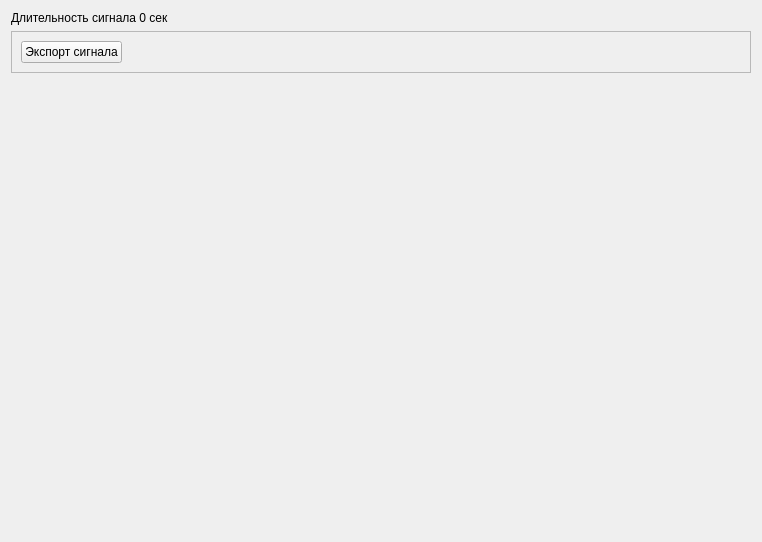
<?xml version="1.0" encoding="UTF-8"?>
<ui version="4.0">
 <class>BedsideScalesTestVisualize</class>
 <widget class="QWidget" name="BedsideScalesTestVisualize">
  <property name="geometry">
   <rect>
    <x>0</x>
    <y>0</y>
    <width>762</width>
    <height>542</height>
   </rect>
  </property>
  <property name="windowTitle">
   <string>Form</string>
  </property>
  <layout class="QVBoxLayout" name="verticalLayout">
   <item>
    <widget class="QLabel" name="lblSignalSize">
     <property name="text">
      <string>Длительность сигнала 0 сек</string>
     </property>
    </widget>
   </item>
   <item>
    <widget class="QFrame" name="frSignalExport">
     <property name="frameShape">
      <enum>QFrame::StyledPanel</enum>
     </property>
     <property name="frameShadow">
      <enum>QFrame::Raised</enum>
     </property>
     <layout class="QHBoxLayout" name="horizontalLayout">
      <item>
       <widget class="QPushButton" name="btnSignalExport">
        <property name="text">
         <string>Экспорт сигнала</string>
        </property>
       </widget>
      </item>
      <item>
       <spacer name="horizontalSpacer">
        <property name="orientation">
         <enum>Qt::Horizontal</enum>
        </property>
        <property name="sizeHint" stdset="0">
         <size>
          <width>40</width>
          <height>20</height>
         </size>
        </property>
       </spacer>
      </item>
     </layout>
    </widget>
   </item>
   <item>
    <spacer name="verticalSpacer">
     <property name="orientation">
      <enum>Qt::Vertical</enum>
     </property>
     <property name="sizeHint" stdset="0">
      <size>
       <width>20</width>
       <height>40</height>
      </size>
     </property>
    </spacer>
   </item>
  </layout>
 </widget>
 <resources/>
 <connections>
  <connection>
   <sender>btnSignalExport</sender>
   <signal>clicked()</signal>
   <receiver>BedsideScalesTestVisualize</receiver>
   <slot>signalExport()</slot>
   <hints>
    <hint type="sourcelabel">
     <x>83</x>
     <y>45</y>
    </hint>
    <hint type="destinationlabel">
     <x>764</x>
     <y>49</y>
    </hint>
   </hints>
  </connection>
 </connections>
 <slots>
  <slot>signalExport()</slot>
 </slots>
</ui>
